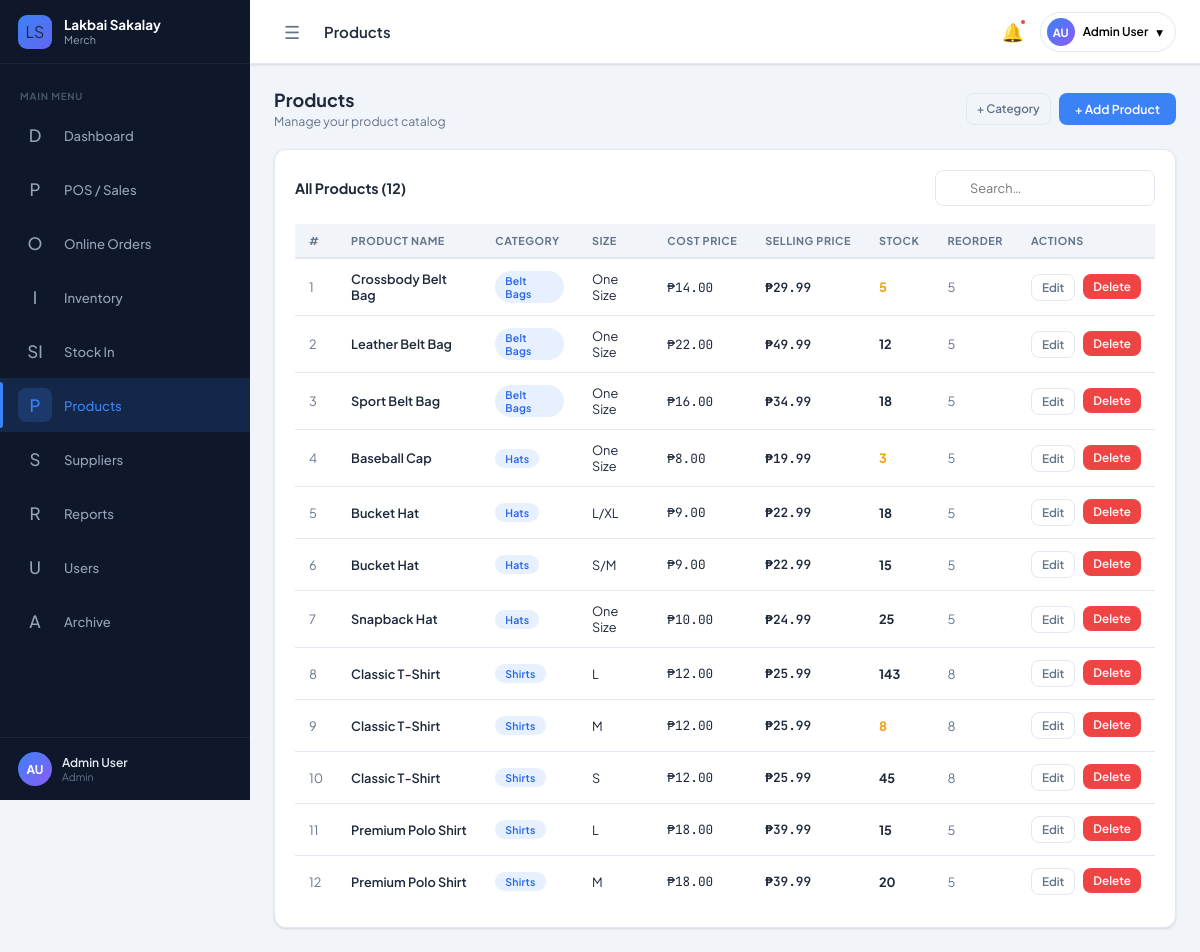
Page /modules/products/index.php (signed in) on the committed database.
### tables this page shows
CREATE TABLE IF NOT EXISTS products (
  product_id    INT UNSIGNED AUTO_INCREMENT PRIMARY KEY,
  product_name  VARCHAR(150) NOT NULL,
  category_id   INT UNSIGNED,
  size          VARCHAR(20)  NOT NULL DEFAULT 'One Size',
  price         DECIMAL(10,2) NOT NULL DEFAULT 0.00,
  cost_price    DECIMAL(10,2) NOT NULL DEFAULT 0.00,
  reorder_lvl   INT          NOT NULL DEFAULT 5,
  created_at    DATETIME     NOT NULL DEFAULT CURRENT_TIMESTAMP,
  FOREIGN KEY (category_id) REFERENCES categories(id) ON DELETE SET NULL
);

CREATE TABLE IF NOT EXISTS categories (
  id    INT UNSIGNED AUTO_INCREMENT PRIMARY KEY,
  name  VARCHAR(80) NOT NULL UNIQUE
);

CREATE TABLE IF NOT EXISTS stock (
  stock_id   INT UNSIGNED AUTO_INCREMENT PRIMARY KEY,
  product_id INT UNSIGNED NOT NULL UNIQUE,
  quantity   INT          NOT NULL DEFAULT 0,
  FOREIGN KEY (product_id) REFERENCES products(product_id) ON DELETE CASCADE
);

### config/database.php (called while the page is built, shortened)
<?php
class Database {
    private static ?PDO $instance = null;
    public static function getInstance(): PDO {
        if (self::$instance === null) {
            $dsn = 'mysql:host=' . DB_HOST . ';dbname=' . DB_NAME . ';charset=utf8mb4';
            $options = [
                PDO::ATTR_ERRMODE            => PDO::ERRMODE_EXCEPTION,
                PDO::ATTR_DEFAULT_FETCH_MODE => PDO::FETCH_ASSOC,
                PDO::ATTR_EMULATE_PREPARES   => false,
            ];
            try {
                self::$instance = new PDO($dsn, DB_USER, DB_PASS, $options);
            } catch (PDOException $e) {
                die(json_encode(['error' => 'Database connection failed: ' . $e->getMessage()]));
            }
        }
        return self::$instance;
    }
}

### classes/Product.php (called while the page is built, shortened)
<?php
class Product {
    private PDO $db;
    public function __construct() {
        $this->db = Database::getInstance();
    }
    public function getAll(): array {
        return $this->db->query(
            'SELECT p.product_id, p.product_name, c.name AS category, p.size,
                    p.cost_price, p.price, p.reorder_lvl, s.quantity
             FROM products p
             LEFT JOIN categories c ON c.id = p.category_id
             JOIN stock s ON s.product_id = p.product_id
             WHERE p.archived_at IS NULL
             ORDER BY c.name, p.product_name, p.size'
        )->fetchAll();
    }
}

### config/app.php (called while the page is built, shortened)
<?php
require_once BASE_PATH . '/config/database.php';
require_once BASE_PATH . '/classes/Product.php';
function e(mixed $val): string {
    return htmlspecialchars((string)$val, ENT_QUOTES, 'UTF-8');
}

### modules/products/index.php (the view, shortened to what this page needs)
<?php
require_once __DIR__ . '/../../config/app.php';
$product = new Product();
$products   = $product->getAll();
require_once __DIR__ . '/../../includes/head.php';
require_once __DIR__ . '/../../includes/sidebar.php';
require_once __DIR__ . '/../../includes/topbar.php';
?>
<div class="page-header">
  <div><h1>Products</h1><p>Manage your product catalog</p></div>
  <div class="d-flex gap-8">
    <button class="btn btn-ghost btn-sm" onclick="openModal('addCatModal')">+ Category</button>
    <button class="btn btn-primary" onclick="openModal('addProductModal')">+ Add Product</button>
  </div>
</div>
<div class="card">
  <div class="card-header">
    <div class="card-title">All Products (<?= count($products) ?>)</div>
    <div class="search-wrap" style="width:220px">
      <input type="text" id="prodSearch" class="form-control" placeholder="Search…">
    </div>
  </div>
  <div class="table-wrapper">
    <table>
      <thead>
        <tr><th>#</th><th>Product Name</th><th>Category</th><th>Size</th><th>Cost Price</th><th>Selling Price</th><th>Stock</th><th>Reorder</th><th>Actions</th></tr>
      </thead>
      <tbody id="prodBody">
        <?php foreach ($products as $i => $p): ?>
          <tr>
            <td class="text-muted"><?= $i+1 ?></td>
            <td style="font-weight:600"><?= e($p['product_name']) ?></td>
            <td><span class="badge badge-blue"><?= e($p['category'] ?? '—') ?></span></td>
            <td><?= e($p['size']) ?></td>
            <td class="text-mono">₱<?= number_format($p['cost_price'],2) ?></td>
            <td class="text-mono" style="font-weight:600">₱<?= number_format($p['price'],2) ?></td>
            <td style="font-weight:700;color:<?= $p['quantity']<=$p['reorder_lvl'] ? 'var(--clr-warning)' : 'inherit' ?>"><?= $p['quantity'] ?></td>
            <td class="text-muted"><?= $p['reorder_lvl'] ?></td>
            <td>
              <div class="d-flex gap-8">
                <button class="btn btn-ghost btn-sm" onclick="openEditModal(<?= htmlspecialchars(json_encode($p),ENT_QUOTES) ?>)">Edit</button>
                <form method="POST" onsubmit="event.preventDefault();confirmDelete(this)">
                  <button type="submit" class="btn btn-danger btn-sm">Delete</button>
                </form>
              </div>
            </td>
          </tr>
        <?php endforeach; ?>
      </tbody>
    </table>
  </div>
</div>
<?php require_once __DIR__ . '/../../includes/footer.php'; ?>

### assets/css/main.css (style rules this page uses)
*, *::before, *::after { box-sizing: border-box; margin: 0; padding: 0; }
:root { --sidebar-w: 250px; --sidebar-collapsed: 68px; --topbar-h: 64px; --clr-sidebar: #0f172a; --clr-sidebar-hover: #1e293b; --clr-sidebar-active: #1d4ed8; --clr-accent: #3b82f6; --clr-accent2: #6366f1; --clr-danger: #ef4444; --clr-success: #22c55e; --clr-warning: #f59e0b; --clr-info: #06b6d4; --clr-bg: #f1f5f9; --clr-white: #ffffff; --clr-text: #1e293b; --clr-text-muted:#64748b; --clr-border: #e2e8f0; --shadow-sm: 0 1px 3px rgba(0,0,0,.08), 0 1px 2px rgba(0,0,0,.05); --shadow-md: 0 4px 16px rgba(0,0,0,.08); --shadow-lg: 0 10px 40px rgba(0,0,0,.12); --radius: 12px; --radius-sm: 8px; --font: 'Plus Jakarta Sans', sans-serif; --font-mono: 'JetBrains Mono', monospace; --transition: 0.2s ease; }
html { font-size: 15px; }
body { font-family: var(--font); background: var(--clr-bg); color: var(--clr-text); min-height: 100vh; display: flex; }
button, input, select, textarea { font-family: inherit; }
.card { background: var(--clr-white); border-radius: var(--radius); box-shadow: var(--shadow-sm); border: 1px solid var(--clr-border); padding: 20px; }
.card-header { display: flex; align-items: center; justify-content: space-between; margin-bottom: 18px; }
.card-title { font-size: .95rem; font-weight: 700; }
.table-wrapper { overflow-x: auto; }
table { width: 100%; border-collapse: collapse; font-size: .85rem; }
thead th { text-align: left; padding: 10px 14px; font-size: .72rem; font-weight: 700; letter-spacing: .05em; text-transform: uppercase; color: var(--clr-text-muted); border-bottom: 2px solid var(--clr-border); background: var(--clr-bg); white-space: nowrap; }
tbody td { padding: 12px 14px; border-bottom: 1px solid var(--clr-border); color: var(--clr-text); vertical-align: middle; }
tbody tr:last-child td { border-bottom: none; }
.badge { display: inline-block; padding: 3px 10px; border-radius: 50px; font-size: .7rem; font-weight: 600; letter-spacing: .02em; }
.badge-blue { background: rgba(59,130,246,.12); color: #2563eb; }
.btn { display: inline-flex; align-items: center; gap: 6px; padding: 8px 16px; border-radius: var(--radius-sm); font-size: .82rem; font-weight: 600; border: none; cursor: pointer; transition: all var(--transition); font-family: inherit; white-space: nowrap; }
.btn-primary { background: var(--clr-accent); color: #fff; }
.btn-danger { background: var(--clr-danger); color: #fff; }
.btn-ghost { background: transparent; color: var(--clr-text-muted); border: 1px solid var(--clr-border); }
.btn-sm { padding: 5px 10px; font-size: .78rem; }
.form-control { width: 100%; padding: 9px 12px; border: 1.5px solid var(--clr-border); border-radius: var(--radius-sm); font-size: .85rem; font-family: inherit; color: var(--clr-text); background: var(--clr-white); transition: border-color var(--transition), box-shadow var(--transition); outline: none; }
.search-wrap { position: relative; }
.search-wrap .form-control { padding-left: 34px; }
.page-header { display: flex; align-items: center; justify-content: space-between; margin-bottom: 20px; }
.page-header h1 { font-size: 1.2rem; font-weight: 700; }
.page-header p { font-size: .82rem; color: var(--clr-text-muted); margin-top: 2px; }
.text-muted { color: var(--clr-text-muted); }
.text-mono { font-family: var(--font-mono); }
.d-flex { display: flex; }
.gap-8 { gap: 8px; }

### rows in the picture
products: product_name "Crossbody Belt Bag", category.name "Belt Bags", size "One Size", cost_price "14.00", price "29.99", stock.quantity "5", reorder_lvl "5"
products: product_name "Leather Belt Bag", category.name "Belt Bags", size "One Size", cost_price "22.00", price "49.99", stock.quantity "12", reorder_lvl "5"
products: product_name "Sport Belt Bag", category.name "Belt Bags", size "One Size", cost_price "16.00", price "34.99", stock.quantity "18", reorder_lvl "5"
products: product_name "Baseball Cap", category.name "Hats", size "One Size", cost_price "8.00", price "19.99", stock.quantity "3", reorder_lvl "5"
products: product_name "Bucket Hat", category.name "Hats", size "L/XL", cost_price "9.00", price "22.99", stock.quantity "18", reorder_lvl "5"
products: product_name "Bucket Hat", category.name "Hats", size "S/M", cost_price "9.00", price "22.99", stock.quantity "15", reorder_lvl "5"
products: product_name "Snapback Hat", category.name "Hats", size "One Size", cost_price "10.00", price "24.99", stock.quantity "25", reorder_lvl "5"
products: product_name "Classic T-Shirt", category.name "Shirts", size "L", cost_price "12.00", price "25.99", stock.quantity "143", reorder_lvl "8"
products: product_name "Classic T-Shirt", category.name "Shirts", size "M", cost_price "12.00", price "25.99", stock.quantity "8", reorder_lvl "8"
products: product_name "Classic T-Shirt", category.name "Shirts", size "S", cost_price "12.00", price "25.99", stock.quantity "45", reorder_lvl "8"
products: product_name "Premium Polo Shirt", category.name "Shirts", size "L", cost_price "18.00", price "39.99", stock.quantity "15", reorder_lvl "5"
products: product_name "Premium Polo Shirt", category.name "Shirts", size "M", cost_price "18.00", price "39.99", stock.quantity "20", reorder_lvl "5"

### other values in the picture
$item['icon'] "D"
$item['label'] "Dashboard"
$item['icon'] "P"
$item['label'] "POS / Sales"
$item['icon'] "O"
$item['label'] "Online Orders"
$item['icon'] "I"
$item['label'] "Inventory"
$item['icon'] "SI"
$item['label'] "Stock In"
$item['label'] "Products"
$item['icon'] "S"
$item['label'] "Suppliers"
$item['icon'] "R"
$item['label'] "Reports"
